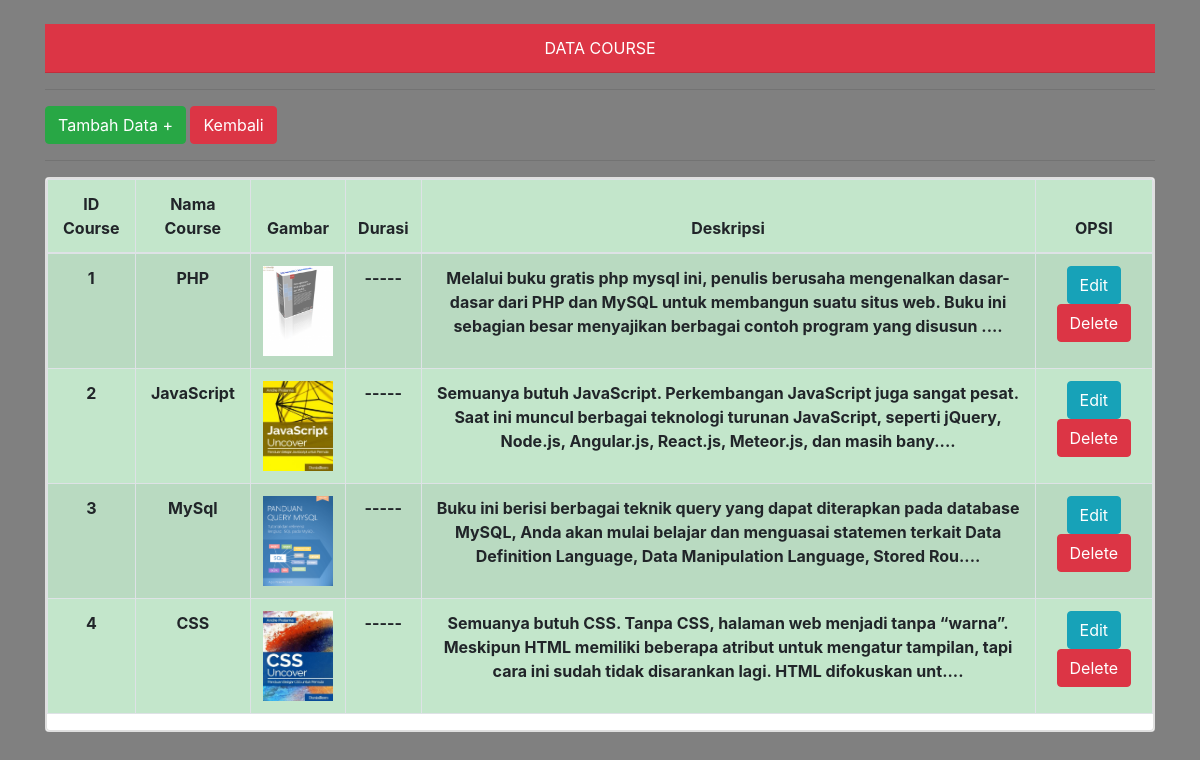
The page /4.B/course.php on the database its author committed.
### tables this page shows
CREATE TABLE `course` (
  `id_cr` int(10) NOT NULL,
  `name_cr` varchar(30) DEFAULT NULL,
  `thumbnail` varchar(30) DEFAULT NULL,
  `duration` varchar(30) DEFAULT NULL,
  `description` text DEFAULT NULL
);

### 4.B/course.php (the view, shortened to what this page needs)
<!DOCTYPE html>
<html lang="en">
<head>
  <link rel="stylesheet" href="https://maxcdn.bootstrapcdn.com/bootstrap/4.0.0/css/bootstrap.min.css">
</head>
<body style="background-color : grey ";>
<?php
include 'koneksi.php';
  ?>
  <div class="container" text-align="center">
  <br>
  	<div class="card-header bg-danger text-center text-white">
    DATA COURSE </div><hr>
    <a href="#" type="button" class="btn btn-success btn-xs" data-toggle="modal" data-target="#myModal"> Tambah Data + </a>
    <a href="home.php" type="button" class="btn btn-danger btn-xs"> Kembali </a><hr>
    <div class="card text-center mt-3">
   	<div class="card md-3  ">
		<table class="table table-hover table-striped table-bordered table-success">
		<thead>
			<tr>
				<th>ID Course</th>
				<th>Nama Course</th>
                <th>Gambar</th>
                <th>Durasi</th>
                <th>Deskripsi</th>
                <th>OPSI</th>
			</tr>
		</thead>
		<tbody>
			<?php
			$tampil = mysqli_query($koneksi, "SELECT * from course");
       while ($data = mysqli_fetch_array($tampil)) :
      ?>
   	  <tr>
   		<th><?=$data['id_cr']?></th>
        <th><?=$data['name_cr']?></th>
        <th><img src="img/<?=$data['thumbnail']; ?>" width="70" height="90"></th>
        <th><?=$data['duration']?></th>
        <th><?=substr($data['description'],0,200)?>....</th>
   		<td>
         <a href="#" type="button" class="btn btn-info btn-xs" data-toggle="modal" data-target="#edit<?php echo $data['name_at']; ?>">Edit</a>
   			<a onclick="return confirm('Anda Yakin?');" href="index.php?hal=hapus_user&idu=<?=$data['id_u']?>" class="btn btn-danger">Delete</a>
        </td>
		  </tr>
		  <?php endwhile; ?>
		</tbody>
	  </table>
	  </div></div>
            </div>
</body>
</html>

### rows shown on the page
course: id_cr "1", name_cr "PHP", thumbnail (picture), duration "-----", description "Melalui buku gratis php mysql ini, penulis berusaha mengenalkan dasar-dasar dari PHP dan MySQL untuk membangun suatu situs web. Buku ini sebagian besar menyajikan berbagai contoh program yang disusun"
course: id_cr "2", name_cr "JavaScript", thumbnail (picture), duration "-----", description "Semuanya butuh JavaScript. Perkembangan JavaScript juga sangat pesat. Saat ini muncul berbagai teknologi turunan JavaScript, seperti jQuery, Node.js, Angular.js, React.js, Meteor.js, dan masih bany"
course: id_cr "3", name_cr "MySql", thumbnail (picture), duration "-----", description "Buku ini berisi berbagai teknik query yang dapat diterapkan pada database MySQL, Anda akan mulai belajar dan menguasai statemen terkait Data Definition Language, Data Manipulation Language, Stored Rou"
course: id_cr "4", name_cr "CSS", thumbnail (picture), duration "-----", description "Semuanya butuh CSS. Tanpa CSS, halaman web menjadi tanpa “warna”. Meskipun HTML memiliki beberapa atribut untuk mengatur tampilan, tapi cara ini sudah tidak disarankan lagi. HTML difokuskan unt"
